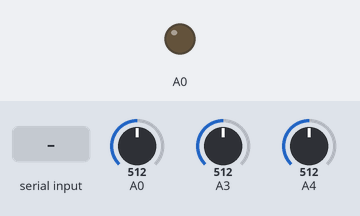
Recording of a sketch running on a simulated Arduino Uno, built with avr-gcc and run on an emulated ATmega328P. Parts: output pins drawn as LEDs (lit = HIGH). Inputs (shaded band) come from the test bench; at power-on: A0 = 512, A3 = 512, A4 = 512. What the sketch prints to the serial monitor is not drawn.

Above: at 0.9 s.
1.0 s: "1" received over Serial
At 1.8 s:
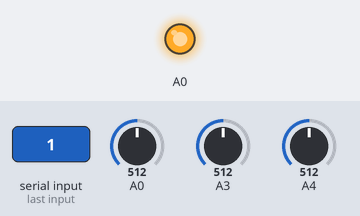
2.5 s: byte 1 (START_MSPS) received over Serial
At 3.0 s:
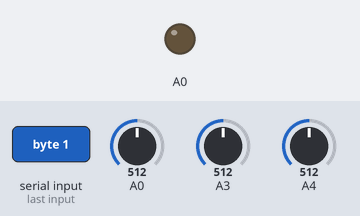
4.0 s: byte 2 (START_COM) received over Serial
At 5.2 s:
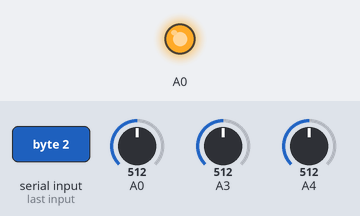
5.5 s: byte 4 (SEND_MSPS_DATA) received over Serial
At 6.4 s:
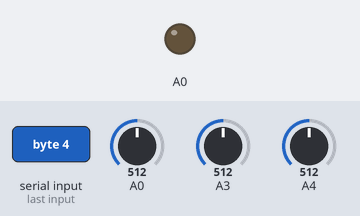
Timing chart, 0 to 8.0 s (numbered marks = the images above; inputs shaded):
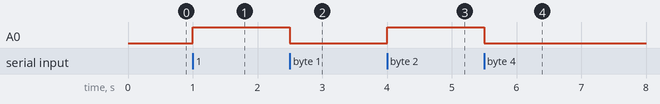

Measured:
- after the input at 1.0 s, A0: LOW → HIGH at once
- after the input at 2.5 s, A0: HIGH → LOW at once
- after the input at 4.0 s, A0: LOW → HIGH at once
- after the input at 5.5 s, A0: HIGH → LOW at once

The sketch:

msv_msps.ino
```cpp
// (licence header left out)
/////////////////////////////////////////////////////////////////////////////////////////
/// @file Arduino file for the MSV_01 "MSPS" board. This board is placed in the power
/// stage of the electronic interface (please refer to the technical document) and allows
/// the low current and voltage sensing within this stage. This board acts as a slave of
/// the BPS board (in the signal/control stage) and reports the sensors data through an
/// isolated serial interface. Sensors data is collected using non-isolated current and
/// voltage sensors attached to the ADC channels (0,3 and 4).
///
/// @author Victor Esteban Sandoval-Luna
///
/////////////////////////////////////////////////////////////////////////////////////////

// These defs should match the ones in the msv_bpt skecth
#define START_MSPS          0x01 // Start up instruction
#define START_COM           0x02 // Communication start instruction
#define STOP_COM            0x03 // Communication stop instruction
#define SEND_MSPS_DATA      0x04 // Message sending instruction
#define MSPS_READY          0x11 // MSPS ready ACK
#define COM_STARTED         0x12 // COM enabled ACK
#define COM_STOPPED         0x13 // COM disabled ACK

/* TODO */

// Pins to be used for the ADC reading
static unsigned int a0 = 0;
static unsigned int a3 = 0;
static unsigned int a4 = 0;

// Channels buffers for filtering
static unsigned short ch0 = 0;
static unsigned short ch3 = 0;
static unsigned short ch4 = 0;

// Serial communication variables
static unsigned char data[8] = {0};  // Data buffer (message to be sent to BPS)
static unsigned char b = 0;          // Byte buffer
static unsigned int start = 0;       // Routine enabling flag

void setup () {
	// Buffers for starting up the MSPS board
	unsigned char c = 0, d = 0;

	// Initialize serial communications at 9600 bps (USB cable compatible)
	Serial.begin(9600);

	pinMode(14,OUTPUT);
	digitalWrite(14,LOW);

	// Head and foot init of data buffer
	data[0] = 0xFF;
	data[7] = 0xFF;

	while (!Serial);
	// Then UART Ready

	do {
		while (!Serial.available());
		c = Serial.read();
		digitalWrite(14,HIGH);
		// START_MSPS condition received
		if (c == START_MSPS) {
			// Send READY ACK command
			Serial.write(MSPS_READY);
			digitalWrite(14,LOW);

			do {
				while (!Serial.available());
				d = Serial.read();
				digitalWrite(14,HIGH);

				// START_COM condition received
				if (d == START_COM) {
					// Send START_COM ACK
					Serial.write(COM_STARTED);
					digitalWrite(14,LOW);
					start = 1;
					break;
				}
			} while (d != START_COM);
			break;
		}
	} while (c != START_MSPS);
	digitalWrite(14,HIGH);
}

void loop () {
	// COM enabled condition checked
	if (start == 1) {
		/* Sensing loop */
		for (unsigned char j = 0; j < 5; j++) {
			// Read the analog values:
			a0 = analogRead(A0);
			a3 = analogRead(A3);
			a4 = analogRead(A4);

			ch0 += a0;
			ch3 += a3;
			ch4 += a4;
		}

		ch0 /= 5;
		ch3 /= 5;
		ch4 /= 5;
		// End of mean filter

		// Fill up the message with the sensors data
		data[1] = (unsigned char)(ch0 >> 8);
		data[2] = (unsigned char)(ch0 & 0x00FF);
		data[3] = (unsigned char)(ch3 >> 8);
		data[4] = (unsigned char)(ch3 & 0x00FF);
		data[5] = (unsigned char)(ch4 >> 8);
		data[6] = (unsigned char)(ch4 & 0x00FF);

		ch0 = 0;
		ch3 = 0;
		ch4 = 0;

		// Check whether a STOP_COM condition arrived
		if (Serial.available() > 0) {
			b = Serial.read();
			// STOP_COM condition received
			if (b == STOP_COM) {
				start = 0;
			} else if (b == SEND_MSPS_DATA) {
				digitalWrite(14,HIGH);
				for (unsigned char i = 0; i < 8; i++) {
					Serial.write(data[i]);
				}
				digitalWrite(14,LOW);
			}
		}

	} else {
		// Check whether a START_COM condition arrived
		while (!Serial.available()) {
			b = Serial.read();
			// START_COM condition received
			if (b == START_COM) {
				// Send START_COM ACK
				Serial.write(COM_STARTED);
				start = 1;
			}
		}
	}
}
```
